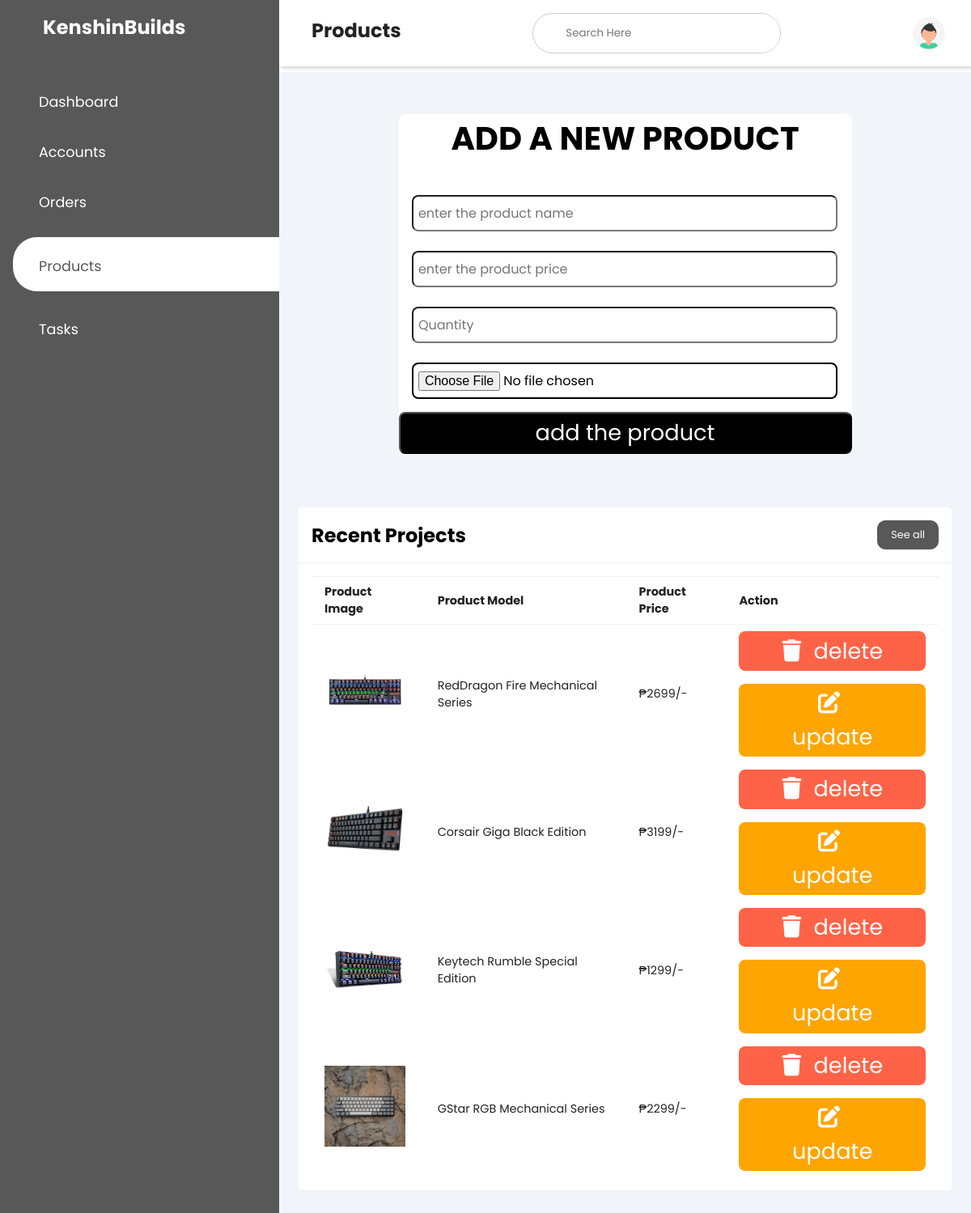
/admin/products.php, run on the app's committed database.
### tables this page shows
CREATE TABLE `products` (
  `id` int(255) NOT NULL,
  `name` varchar(255) NOT NULL,
  `price` varchar(255) NOT NULL,
  `quantity` varchar(255) NOT NULL,
  `image` varchar(255) NOT NULL
);

### admin/products.php (the view, shortened to what this page needs)
<?php
@include '../config.php';
?>
<!DOCTYPE html>
<html lang="en">
<head>
    <link rel="stylesheet" href="https://cdnjs.cloudflare.com/ajax/libs/font-awesome/6.0.0/css/all.min.css">
    <link rel="stylesheet" href="https://maxst.icons8.com/vue-static/landings/line-awesome/line-awesome/1.3.0/css/line-awesome.min.css">
    <link rel="stylesheet" href="style.css">
</head>
<body>
<div class="sidebar">
    <div class="sidebar-brand">
        <h2><span class="lab la-accusoft"></span> KenshinBuilds</h2>
    </div>
    <div class="sidebar-menu">
    <ul>
            <li>
                <a href="dashboard.php"><span class="las la-igloo" ></span>
                <span>Dashboard</span></a>
            </li>
            <li>
                <a href="customers.php"><span class="las la-users" ></span>
                <span>Accounts</span></a>
            </li>
            <li>
                <a href="orders.php"><span class="las la-shopping-bag" ></span>
                <span>Orders</span></a>
            </li>
            <li>
                <a href="products.php" class="active"><span class="las la-receipt" ></span>
                <span>Products</span></a>
            </li>
            <li>
                <a href=""><span class="las la-clipboard-list" ></span>
                <span>Tasks</span></a>
            </li>
        </ul>
    </div>
</div>
<div class="main-content">
        <header>
            <h2>
                <label for="">
                    <span class="las la-bars"></span>
                </label>
                Products
            </h2>
            <div class="search-wrapper">
                <input type="search" placeholder="Search Here" />
            </div>
            <div class="user-wrapper">
                <img src="img/avatar.svg" width="40px" height="40px" alt="">
            </div>
        </header>
        <main>
        <div class="container">
            <section>
                <form action="" method="post" class="add-product-form" enctype="multipart/form-data">
                    <h3>add a new product</h3>
                    <input type="text" name="p_name" placeholder="enter the product name" class="box" required>
                    <input type="number" name="p_price" min="0" placeholder="enter the product price" class="box" required>
                    <input type="number" name="p_qty" min="0" placeholder="Quantity" class="box" required>
                    <input type="file" name="p_image" accept="image/png, image/jpg, image/jpeg" class="box" required style="border:2px solid black;">
                    <input type="submit" value="add the product" name="add_product" class="btn">
                </form>
            </section>
            </div>
            <div class="recent-grid">
                <div class="projects">
                    <div class="card">
                        <div class="card-header">
                            <h2>Recent Projects</h2>
                            <button>See all <span class="las la-arrow-right"></span></button>
                        </div>
                        <div class="card-body">
                            <div class="table-responsive">
                            <table width="100%">
                                <thead>
                                    <td>Product Image</td>
                                    <td>Product Model</td>
                                    <td>Product Price</td>
                                    <td>Action</td>
                                </thead>
                                <tbody>
                                    <?php
                                    $select_products = mysqli_query($conn, "SELECT * FROM `products`");
                                    if(mysqli_num_rows($select_products) > 0){
                                    while($row = mysqli_fetch_assoc($select_products)){
                                    ?>
                                    <tr>
                                        <td><img src="uploaded_img/<?php echo $row['image']; ?>" height="100" alt=""></td>
                                        <td><?php echo $row['name']; ?></td>
                                        <td>₱<?php echo $row['price']; ?>/-</td>
                                        <td>
                                            <a href="../admin/products.php?delete=<?php echo $row['id']; ?>" class="delete-btn" onclick="return confirm('Are you sure you want to delete this?');"> <i class="fas fa-trash"></i> delete </a>
                                            <a href="../admin/products.php?edit=<?php echo $row['id']; ?>" class="option-btn"> <i class="fas fa-edit"></i> update </a>
                                        </td>
                                    </tr>
                                    <?php
                                        };
                                        }else{
                                        echo "<div class='empty'>no product added</div>";
                                        };
                                    ?>
                                </tbody>
                            </table>
                            </div>
                        </div>
                    </div>
                </div>
            </div>
        </main>
</div>
</body>
</html>

### admin/style.css (style rules this page uses)
:root { --main-color: #585858; --color-dark: #1D2231; --text-grey: #8390A2; }
* { padding: 0; margin: 0; box-sizing: border-box; list-style-type: none; text-decoration: none; font-family: 'Poppins', sans-serif; }
.sidebar { width: 345px; position: fixed; left: 0; top: 0; height: 100%; background: var(--main-color); z-index: 100; }
.sidebar-brand { height: 90px; padding: 1rem 0rem 1rem 2rem; color: white; }
.sidebar-menu { margin-top: 1rem; }
.sidebar-menu li { width: 100%; margin-bottom: 1.7rem; padding-left: 1rem; }
.sidebar-menu a { padding-left: 1rem; display: block; color: white; font-size: 1.1rem; }
.sidebar-menu a.active { background: white; padding-top: 1rem; padding-bottom: 1rem; color: var(--main-color); border-radius: 30px 0px 0px 30px; }
.sidebar-menu a span:first-child { font-size: 1.5rem; padding-right: 1rem; }
.main-content { margin-left: 345px; }
header { display: flex; justify-content: space-between; padding: 1rem 1.5rem; box-shadow: 2px 2px 5px rgba(0, 0, 0, 0.2); position: fixed; top: 0; left: 345px; width: calc(100% - 345px); top: 0; z-index: 100; }
header h2 { color: #222; }
header label span { font-size: 1.7rem; padding-right: 1rem; }
.search-wrapper { border: 1px solid #ccc; border-radius: 30px; height: 50px; display: flex; align-items: center; overflow-x: hidden; }
.search-wrapper input { height: 100%; padding: .5rem; border: none; outline: none; }
.user-wrapper { display: flex; align-items: center; }
.user-wrapper img { border-radius: 50%; margin-right: .5rem; }
main { margin-top: 89px; padding: 2rem 1.5rem; background: #f1f5f9; min-height: calc(100vh - 90px); }
.recent-grid { margin-top: 3.5rem; display: grid; grid-gap: 2rem; grid-template-columns: 65% auto; }
.card { background: white; border-radius: 5px; }
.card-header, .card-body { padding: 1rem; }
.card-header { display: flex; justify-content: space-between; align-items: center; border-bottom: 1px solid #f0f0f0; }
.card-header button { background: var(--main-color); border-radius: 10px; color: white; font-size: .8rem; padding: .5rem 1rem; border: 1px solid var(--main-color); }
table { border-collapse: collapse; }
thead td { font-weight: 700; }
td { padding: .5rem 1rem; font-size: .9rem; color: #222; }
tr td:last-child { align-items: center; }
.table-responsive { width: 100%; overflow-x: auto; }
.container { max-width: 1200px; margin:0 auto; }

### admin/products.php (style rules this page uses)
.container { max-width: 1200px; margin: 0 auto; }
section { padding: 10px; }
.add-product-form { max-width: 35rem; background-color: white; border-radius: .5rem; margin: 0 auto; margin-top: 10px; }
.add-product-form h3 { font-size: 2.5rem; margin-bottom: 1rem; color:var(--black); text-transform: uppercase; text-align: center; }
.add-product-form .box { text-transform: none; padding: .5rem 0.4rem; font-size: 1rem; color: black; border-radius: .5rem; background-color: white; margin-top: 1.5rem; margin-left: 1rem; margin-right: 1rem; width: 94%; }
.btn, .option-btn, .delete-btn { display: block; width: 100%; text-align: center; background-color: black; color:white; font-size: 1.7rem; padding:.2rem 3rem; border-radius: .5rem; cursor: pointer; margin-top: 1rem; }
.option-btn i, .delete-btn i { padding-right: .5rem; }
.option-btn { background-color: orange; }
.delete-btn { margin-top: 0; background-color: tomato; }
.recent-grid { margin-top: 3.5rem; display: grid; grid-gap: 2rem; grid-template-columns: 100% auto; }

### data on the page
products: image (picture), name "RedDragon Fire Mechanical Series", price "2699"
products: image (picture), name "Corsair Giga Black Edition", price "3199"
products: image (picture), name "Keytech Rumble Special Edition", price "1299"
products: image (picture), name "GStar RGB Mechanical Series", price "2299"
